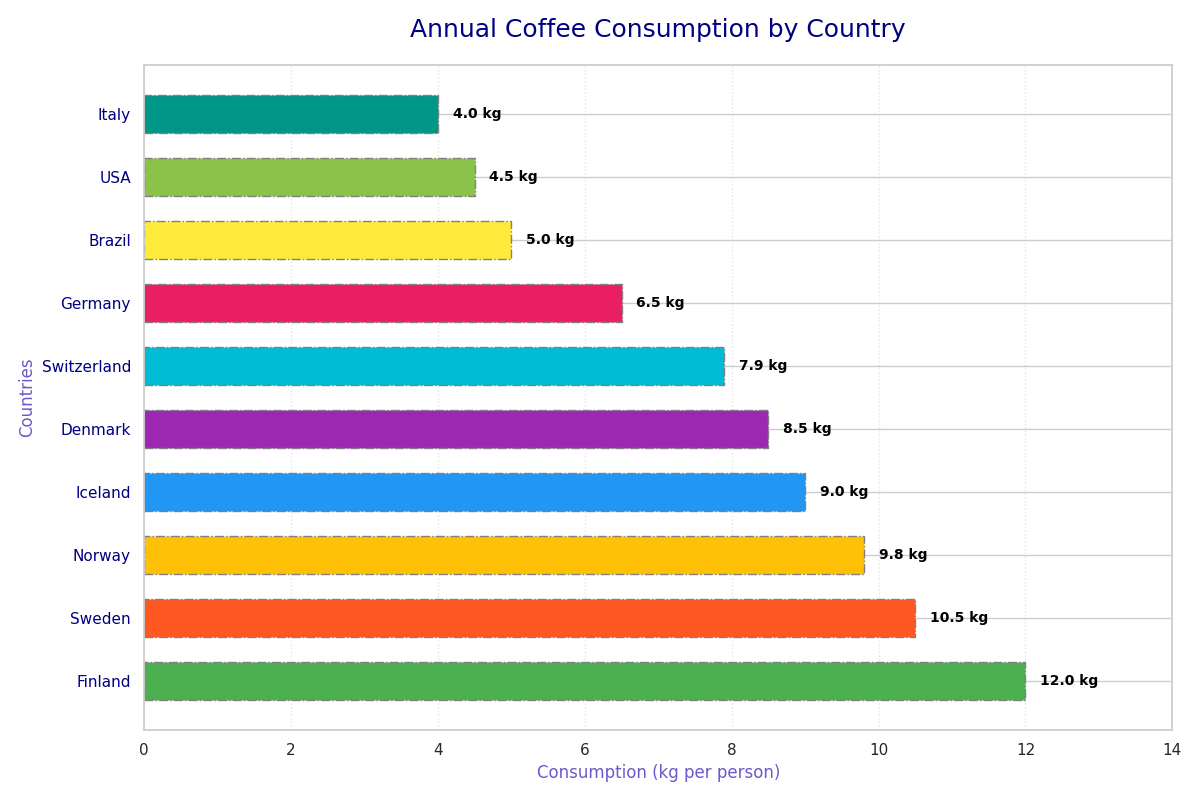

Source code (Python):
import matplotlib.pyplot as plt
import numpy as np

countries = ['Finland', 'Sweden', 'Norway', 'Iceland', 'Denmark', 
             'Switzerland', 'Germany', 'Brazil', 'USA', 'Italy']
consumption = np.array([12.0, 10.5, 9.8, 9.0, 8.5, 7.9, 6.5, 5.0, 4.5, 4.0])

# Sort the data in descending order
sorted_indices = np.argsort(-consumption)
sorted_countries = [countries[i] for i in sorted_indices]
sorted_consumption = consumption[sorted_indices]

# Manually defined new set of colors
new_colors = ['#4CAF50', '#FF5722', '#FFC107', '#2196F3', '#9C27B0', 
              '#00BCD4', '#E91E63', '#FFEB3B', '#8BC34A', '#009688']

fig, ax = plt.subplots(figsize=(12, 8))
bars = ax.barh(sorted_countries, sorted_consumption, color=new_colors, height=0.6, edgecolor='grey', linestyle='-.')

for bar, value in zip(bars, sorted_consumption):
    ax.text(value + 0.2, bar.get_y() + bar.get_height() / 2, f'{value:.1f} kg', 
            va='center', fontsize=10, color='black', weight='bold')

ax.set_title('Annual Coffee Consumption by Country', fontsize=18, color='navy', pad=20)
ax.set_xlabel('Consumption (kg per person)', fontsize=12, color='slateblue')
ax.set_ylabel('Countries', fontsize=12, color='slateblue')

ax.set_xlim(0, max(sorted_consumption) + 2)
ax.xaxis.grid(True, linestyle=':', color='lightgray', alpha=0.6)
ax.set_axisbelow(True)

ax.set_yticks(np.arange(len(sorted_countries)))
ax.set_yticklabels(sorted_countries, fontsize=11, color='navy')

plt.tight_layout()

plt.show()
